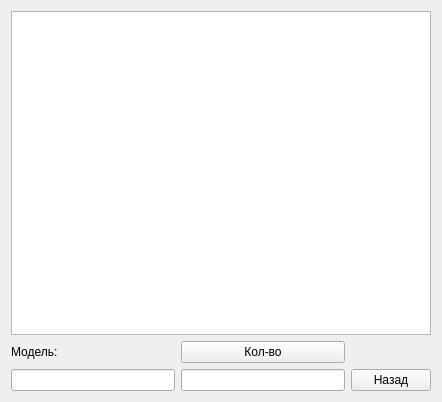
<?xml version="1.0" encoding="UTF-8"?>
<ui version="4.0">
 <class>CountModelForm</class>
 <widget class="QWidget" name="CountModelForm">
  <property name="geometry">
   <rect>
    <x>0</x>
    <y>0</y>
    <width>442</width>
    <height>402</height>
   </rect>
  </property>
  <property name="windowTitle">
   <string>Поиск по моделям</string>
  </property>
  <layout class="QGridLayout" name="gridLayout">
   <item row="0" column="0" colspan="3">
    <widget class="QTableWidget" name="table"/>
   </item>
   <item row="1" column="0">
    <widget class="QLabel" name="label">
     <property name="text">
      <string>Модель:</string>
     </property>
    </widget>
   </item>
   <item row="1" column="1">
    <widget class="QPushButton" name="pushButton_2">
     <property name="text">
      <string>Кол-во</string>
     </property>
    </widget>
   </item>
   <item row="2" column="0">
    <widget class="QLineEdit" name="modelEdit"/>
   </item>
   <item row="2" column="1">
    <widget class="QLineEdit" name="countEdit">
     <property name="readOnly">
      <bool>true</bool>
     </property>
    </widget>
   </item>
   <item row="2" column="2">
    <widget class="QPushButton" name="pushButton">
     <property name="text">
      <string>Назад</string>
     </property>
    </widget>
   </item>
  </layout>
 </widget>
 <resources/>
 <connections/>
</ui>
